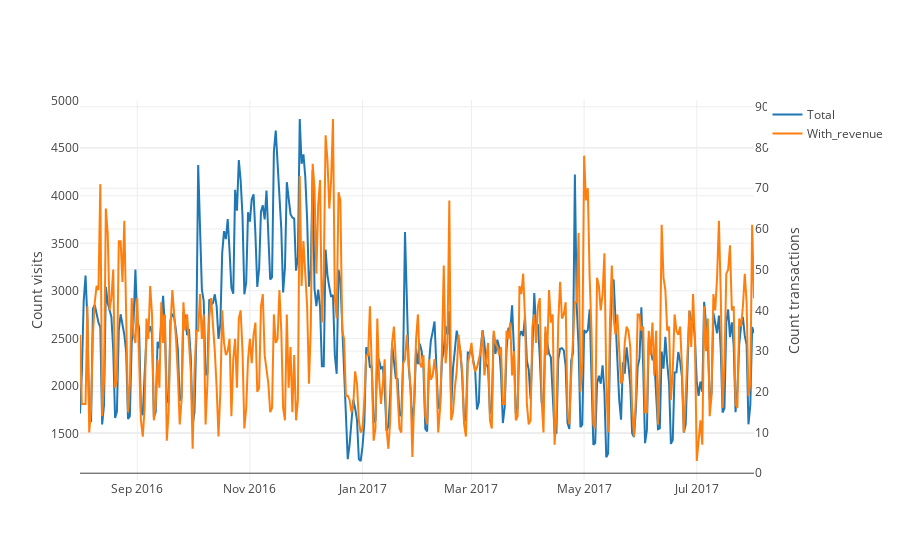

Notebook code for this chart:
### Code cell
#Динамика заходов и покупок

one=tdf.groupby(['date'])['visitNumber'].count().reset_index()
tdf2=tdf[tdf['totals.transactionRevenue']>0]
two=tdf2.groupby(['date'])['totals.transactionRevenue'].count().reset_index()

layout = go.Layout(
    yaxis=dict(title='Count visits'),
    yaxis2=dict(title='Count transactions', overlaying='y', side='right')
)
trace0 = go.Scatter(
    x=one['date'],
    y=one['visitNumber'],
    name='Total',
    yaxis='y1'
)
trace1 = go.Scatter(
    x=two['date'],
    y=two['totals.transactionRevenue'],
    name='With_revenue',
    yaxis='y2'
)
data = [trace0, trace1]
fig = go.Figure(data=data, layout=layout)
iplot(fig, show_link=False)

### Figure 1 — Plotly figure (JSON) as saved in the notebook; plotly's stock layout.template omitted (floating-point values rounded to 4 significant figures; data arrays with more than 128 entries replaced by an {"elided": "..."} marker saying what was removed)
{"data": [{"name": "Total", "type": "scatter", "uid": "1b9b7c98-b98d-11e8-8031-acbc3287d5f1", "x": {"elided": "366 str values"}, "y": {"elided": "366 int values"}, "yaxis": "y"}, {"name": "With_revenue", "type": "scatter", "uid": "1b9ed792-b98d-11e8-a453-acbc3287d5f1", "x": {"elided": "365 str values"}, "y": {"elided": "365 int values"}, "yaxis": "y2"}], "layout": {"yaxis": {"title": "Count visits"}, "yaxis2": {"overlaying": "y", "side": "right", "title": "Count transactions"}}}
